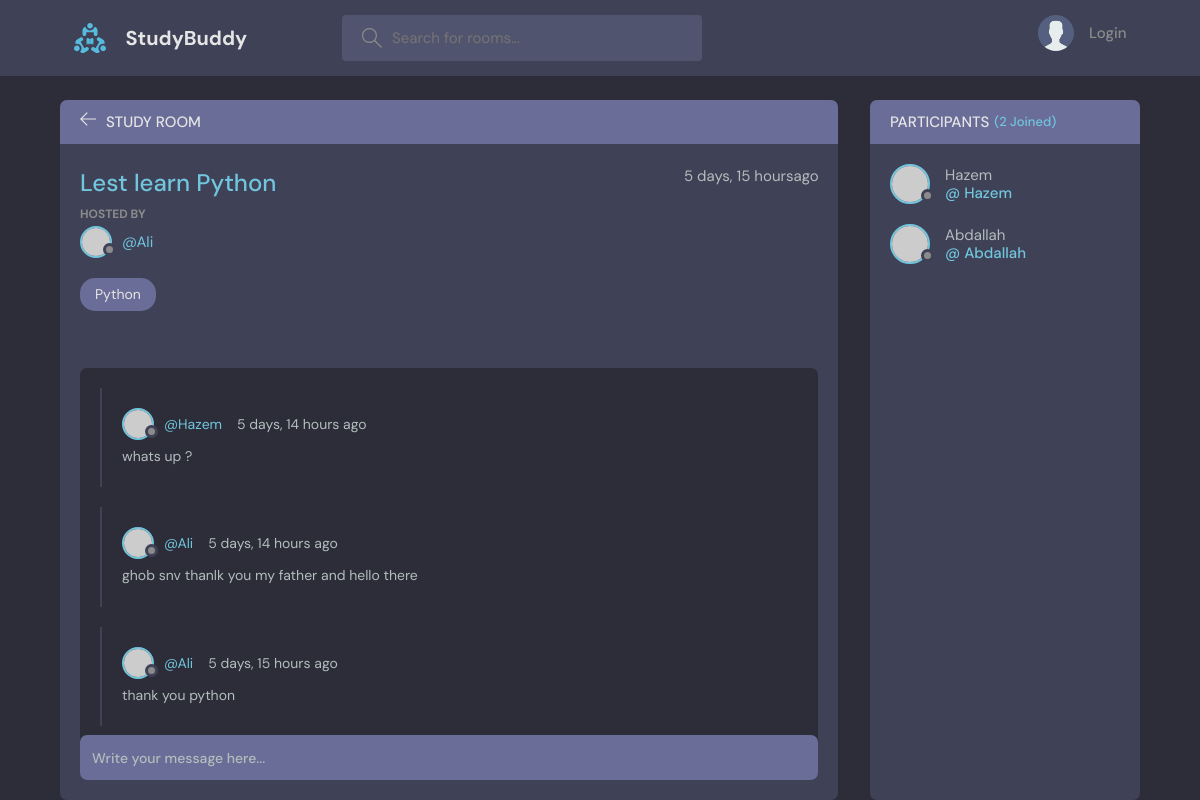
/room/14/, run on the app's committed database.
### base/models.py (models this page shows, shortened)
class Room(models.Model):
    host = models.ForeignKey(User, on_delete=models.SET_NULL, null=True)
    topic = models.ForeignKey(Topic, on_delete=models.SET_NULL, null=True)
    name = models.CharField(max_length=200)
    description = models.TextField(null=True, blank=True)
    participations = models.ManyToManyField(
        User, related_name='participations', blank=True)
    updated = models.DateTimeField(auto_now=True)
    created = models.DateTimeField(auto_now_add=True)
    class Meta:
        ordering = ['-updated', '-created']

class Topic(models.Model):
    name = models.CharField(max_length=200)
    def __str__(self):
        return self.name

class Message(models.Model):
    user = models.ForeignKey(User, on_delete=models.CASCADE)
    room = models.ForeignKey(Room, on_delete=models.CASCADE)
    body = models.TextField()
    updated = models.DateTimeField(auto_now=True)
    created = models.DateTimeField(auto_now_add=True)
    class Meta:
        ordering = ['-updated', '-created']

### base/views.py (the view, shortened to what this page needs)
# urls.py: path('room/<str:pk>/', views.room, name='room'),
def room(request, pk):
    room = Room.objects.get(id=pk)
    room_messages = room.message_set.all()
    participations = room.participations.all()
    context = {
        'room': room,
        'room_messages': room_messages,
        'participations': participations,
    }
    return render(request, 'base/room.html', context)

### base/templates/base/room.html (shortened to what this page needs)
{% extends 'main.html' %} {% block content %}
<main class="profile-page layout layout--2">
  <div class="container">
    <div class="room">
      <div class="room__top">
        <div class="room__topLeft">
          <a href="{% url 'home' %}">
            <svg
              version="1.1"
              xmlns="http://www.w3.org/2000/svg"
              width="32"
              height="32"
              viewBox="0 0 32 32"
            >
              <title>arrow-left</title>
              <path
                d="M13.723 2.286l-13.723 13.714 13.719 13.714 1.616-1.611-10.96-10.96h27.625v-2.286h-27.625l10.965-10.965-1.616-1.607z"
              ></path>
            </svg>
          </a>
          <h3>Study Room</h3>
        </div>
      </div>
      <div class="room__box scroll">
        <div class="room__header scroll">
          <div class="room__info">
            <h3>{{room.name}}</h3>
            <span>{{room.created | timesince}}ago</span>
          </div>
          <div class="room__hosted">
            <p>Hosted By</p>
            <a
              href="{% url 'user-profile' room.host.id %}"
              class="room__author"
            >
              <div class="avatar avatar--small">
                <img src="https://randomuser.me/api/portraits/men/37.jpg" />
              </div>
              <span>@{{room.host.username}}</span>
            </a>
          </div>
          <span class="room__topics">{{room.topic}}</span>
        </div>
        <div class="room__conversation">
          <div class="threads scroll">
            {% for message in room_messages %}
            <div class="thread">
              <div class="thread__top">
                <div class="thread__author">
                  <a
                    href="{% url 'user-profile' message.id %}"
                    class="thread__authorInfo"
                  >
                    <div class="avatar avatar--small">
                      <img
                        src="https://randomuser.me/api/portraits/men/37.jpg"
                      />
                    </div>
                    <span>@{{message.user.username}}</span>
                  </a>
                  <span class="thread__date"
                    >{{message.created|timesince}} ago</span
                  >
                </div>
              </div>
              <div class="thread__details">{{message.body}}</div>
            </div>
            {% endfor %}
          </div>
        </div>
      </div>
      <div class="room__message">
        <form action="#">
          <input name="" placeholder="Write your message here..." />
        </form>
      </div>
    </div>
    <div class="participants">
      <h3 class="participants__top">
        Participants <span>({{participations.count}} Joined)</span>
      </h3>
      <div class="participants__list scroll">
        {% for user in participations %}
        <a href="{% url 'user-profile' user.id %}" class="participant">
          <div class="avatar avatar--medium">
            <img src="https://randomuser.me/api/portraits/men/37.jpg" />
          </div>
          <p>
            {{user.username}}
            <span>@ {{user.username}}</span>
          </p>
        </a>
        {% endfor %}
      </div>
    </div>
  </div>
</main>
{% endblock content %}

### data on the page
Room: name "Lest learn Python", created "5 days, 15 hours", host.username "Ali", topic "Python"
Message: user.username "Hazem", created "5 days, 14 hours", body "whats up ?"
Message: user.username "Ali", created "5 days, 14 hours", body "ghob snv thanlk you my father and hello there"
Message: user.username "Ali", created "5 days, 15 hours", body "thank you python"

### other printed values
{{ participations.count }} "2"
{{ user.username }} "Hazem"
{{ user.username }} "Abdallah"
